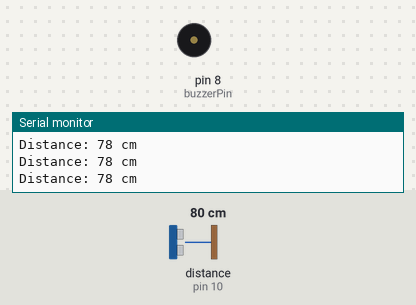
The sketch below on a simulated Arduino Uno, built with avr-gcc and run on an emulated ATmega328P. Parts: buzzer (waves = sounding, pin HIGH), the last lines printed to the serial monitor. Wiring (inferred from the names in the program): ultrasonic range finder: trigger pin 9; echo pin 10. Inputs (shaded band) come from the test bench; at power-on: distance to the obstacle (sensor on pin 10) 80 cm. The echo pulse lasts 58.3 µs per cm; pins used as bus, display or sensor lines are not drawn.

Above: at 1.2 s.
1.3 s: distance to the obstacle (sensor on pin 10) set to 35 cm
2.8 s: distance to the obstacle (sensor on pin 10) set to 29 cm
At 5.7 s:
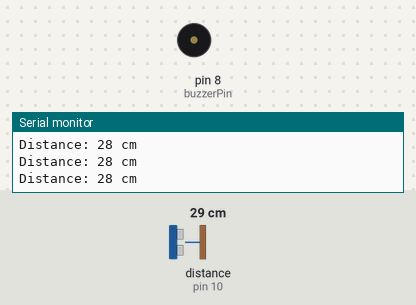
5.8 s: distance to the obstacle (sensor on pin 10) set to 60 cm
At 6.7 s:
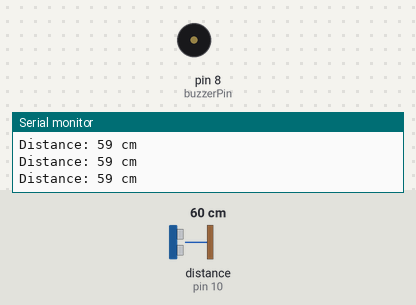
7.3 s: distance to the obstacle (sensor on pin 10) set to 27 cm
At 7.59 s:
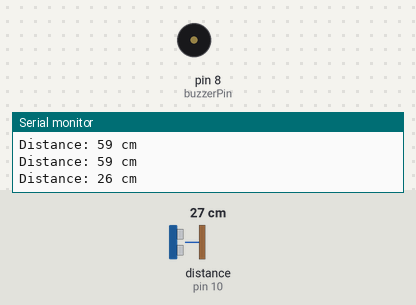
Timing chart, 0 to 11.3 s (numbered marks = the images above; inputs shaded):
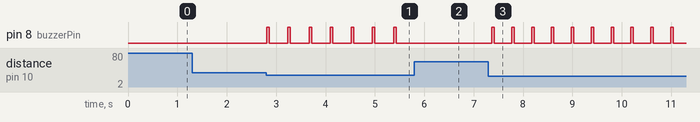

The sketch:

proximity_alarm.ino
```cpp
// Define Pin Numbers
const int trigPin = 9;
const int echoPin = 10;
const int buzzerPin = 8;

// Variables
long duration;
int distance;

void setup() {
  // Initialize pin states
  pinMode(trigPin, OUTPUT);
  pinMode(echoPin, INPUT);
  pinMode(buzzerPin, OUTPUT);

  // Initialize Serial Monitor for debugging
  Serial.begin(9600);
}

void loop() {
  // Clear the trigPin condition
  digitalWrite(trigPin, LOW);
  delayMicroseconds(2);

  // Trigger the sensor by sending a 10-microsecond pulse
  digitalWrite(trigPin, HIGH);
  delayMicroseconds(10);
  digitalWrite(trigPin, LOW);

  // Read the echoPin; returns the sound wave travel time in microseconds
  duration = pulseIn(echoPin, HIGH);

  // Calculate the distance (Speed of sound is ~0.034 cm/us)
  distance = duration * 0.034 / 2;

  // Print distance to Serial Monitor
  Serial.print("Distance: ");
  Serial.print(distance);
  Serial.println(" cm");

  // Proximity Logic
  if (distance > 0 && distance <= 30) {
    // If an object is within 30cm, sound the alarm
    digitalWrite(buzzerPin, HIGH);
    delay(50); // Short beep duration
    digitalWrite(buzzerPin, LOW);

    // The delay between beeps changes dynamically based on distance.
    // Closer = shorter delay = faster beeping!
    // We map a 2cm to 30cm distance to a 50ms to 400ms delay.
    int beepDelay = map(distance, 2, 30, 50, 400);
    delay(beepDelay);
  } else {
    // If nothing is within 30cm, ensure buzzer stays off
    digitalWrite(buzzerPin, LOW);
    delay(100);
  }
}
```

Measured:
- the behaviour switches between 32 and 31 cm on distance to the obstacle (sensor on pin 10) (found by bisection; images 0 and 1)
- after the input at 2.8 s, pin 8 (buzzerPin): alternates HIGH for 0.05 s and LOW for 0.38 s, starting at once
- after the input at 5.8 s, pin 8 (buzzerPin): stops changing and stays LOW
- after the input at 7.3 s, pin 8 (buzzerPin): alternates HIGH for 0.05 s and LOW for 0.35 s, starting after 0.07 s
